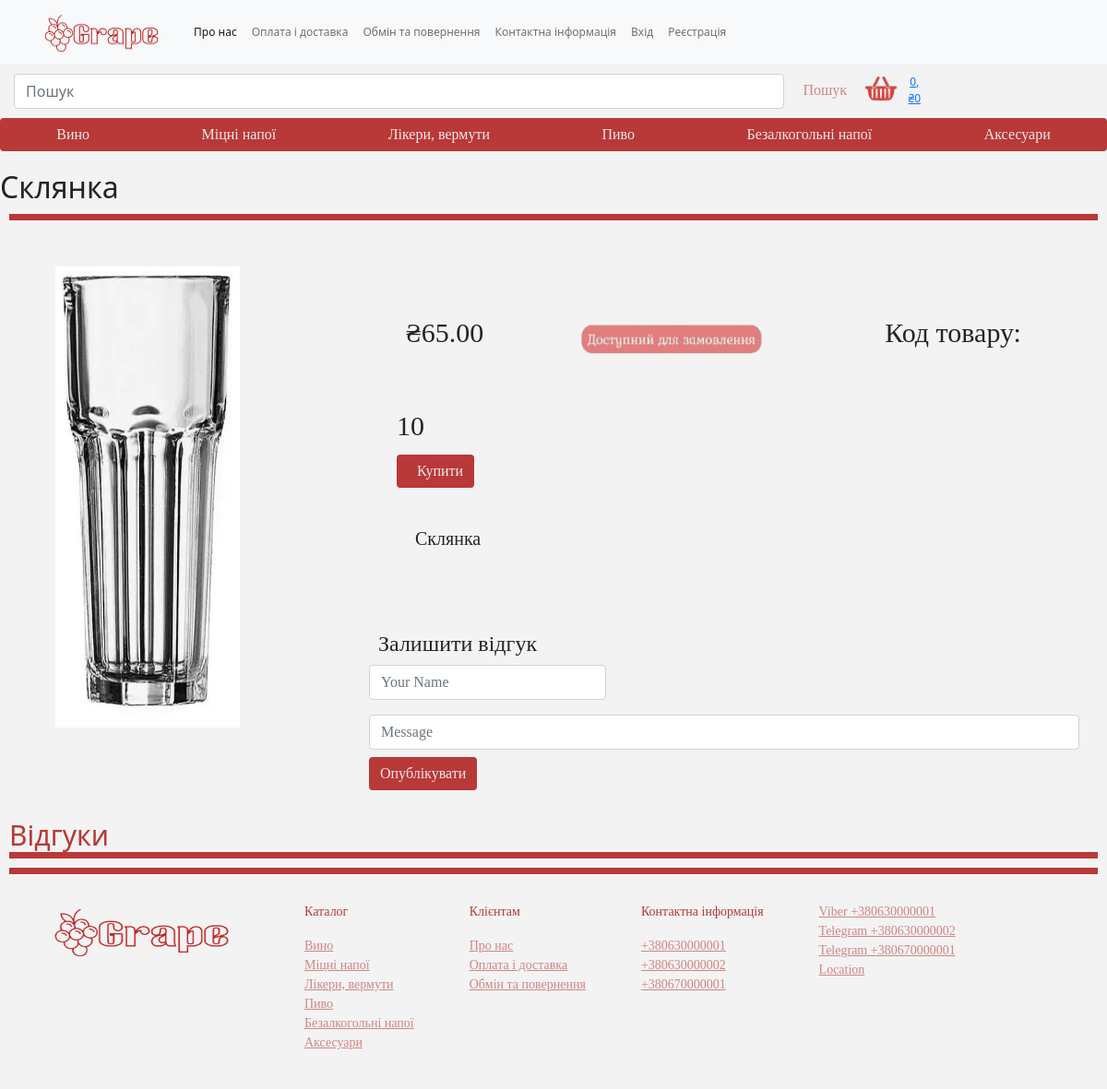
The app's page /33/sklyanka/, older data.
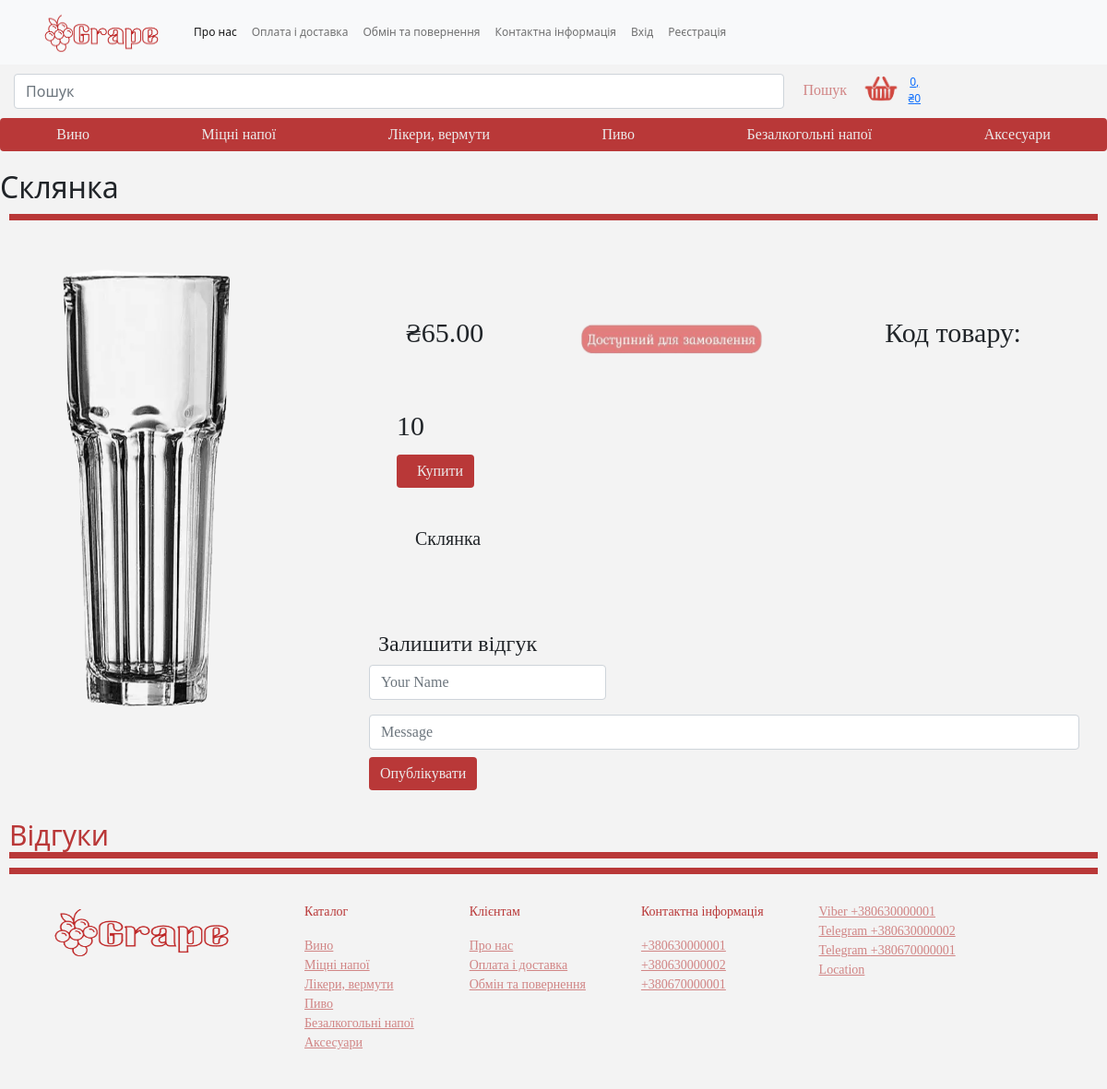
The same page, newer data.
### main_page/models.py (models this page shows, shortened)
class Product(models.Model):
    name = models.CharField(max_length=100, db_index=True)
    slug = models.SlugField(max_length=100, db_index=True)
    item = models.IntegerField()
    price = models.DecimalField(max_digits=8, decimal_places=2)
    description = models.TextField(max_length=500)
    photo = models.ImageField(upload_to='assets/product/%Y%m')
    category = models.ForeignKey(Category_good, on_delete=models.CASCADE)
    type = models.ForeignKey(Type_good, on_delete=models.CASCADE, blank=True)
    offer = models.ForeignKey(Offer, on_delete=models.CASCADE, blank=True, null=True)
    created = models.DateTimeField(auto_now_add=True)
    updated = models.DateTimeField(auto_now=True)
    is_visible = models.BooleanField(default=True)
    is_available = models.BooleanField(default=True)
    class Meta:
        ordering = ('name',)
        index_together = (('id', 'slug'),)

### main_page/views.py (the view, shortened to what this page needs)
# urls.py: path('<int:id>/<slug:slug>/', views.product, name='product'),
def product(request, id, slug):
    form = FeedbackForm()
    products = get_object_or_404(Product, id=id, slug=slug, is_visible=True)
    feedback = Feedback.objects.filter(product_id=id, is_visible=True)
    return render(request, 'product.html', context={'product': products, 'form': form, 'feedback': feedback})

### cart/cart.py (called while the page is built)
    def get_total_price(self):
        return sum(Decimal(item['price']) * item['quantity'] for item in self.cart.values())

    def __len__(self):
        return sum(item['quantity'] for item in self.cart.values())

### cart/context_processor.py (called while the page is built)
def cart(request):
    return {'cart': Cart(request)}

### main_page/context_processor.py (called while the page is built)
def getting_category(request):
    category = Category_good.objects.filter(is_visible=True)
    return {'category': category, }

def getting_number(request):
    phone = Phone.objects.filter(is_visible=True)
    return {'phone': phone, }

def getting_mail(request):
    mails = Email_adress.objects.filter(is_visible=True)
    return {'mails': mails, }

def getting_address(request):
    location = Address.objects.filter(is_visible=True)
    return {'location': location, }

### main_page/models.py (called while the page is built)
    def get_absolute_url(self):
        return reverse("main_page:menu", args=[self.id])

    def __str__(self):
        return f'{self.phone}'

### main_page/templates/product.html (shortened to what this page needs)
{% extends 'project.html' %}
 {% load static %}
 {% block content %}
<section>
            <div class="good">
                <div>
                    <h2>{{ product.name }}</h2>
                    <div>
                        <div class="desc_good">
                            <img class="col-lg-6 d-none d-lg-block" src="{{ product.photo.url }}" alt="">
                            <div class="desc_good1">
                              <div class="desc_good2">
                                <div class="desc_good3">
                                  <a>₴{{ product.price }}</a>
                                    {% if product.is_available %}
                                        <img class="desc_good3" src="{% static "assets/img/Dostupnij-dlya-zamovlennya-transformed.png" %}" alt="" >
                                    {% else %}
                                        <img class="desc_good3" src=
                                                "{% static "assets/img/nemaye-v-nayavnosti-transformed.png" %}" alt="">
                                    {% endif %}
                                  <a>Код товару: {{ product.item }}</a>
                                </div>
                              {% if product.is_available %}
                                <a href="{% url "cart:add_product" product.id %}" class="btn btn-primary">Купити</a>
                              {% endif %}
                            </div>
                              <p class="col-lg-8 d-none d-lg-block">{{ product.description }}</p><br>
                            <h4>Залишити відгук</h4>
                                <div>
                                    <form method="post">
                                      <div class="col-lg-4 col-md-6 form-group">
                                        {{ form.name }}
                                      </div>
                                      <div class="form-group mt-3">
                                          {{form.message}}
                                      </div>
                                        <button class="btn btn-primary" type="submit">Опублікувати</button>
                                    </form>
                                </div>
                            </div>
                        </div>
                    <div class="context">
                        <h2>Відгуки</h2>
                    </div>
                </div>
                </div>
            </div>
        </section>
 {% endblock %}

Row changes from the older to the newer data that the page shows:
changed Product "Склянка": photo: a different picture
